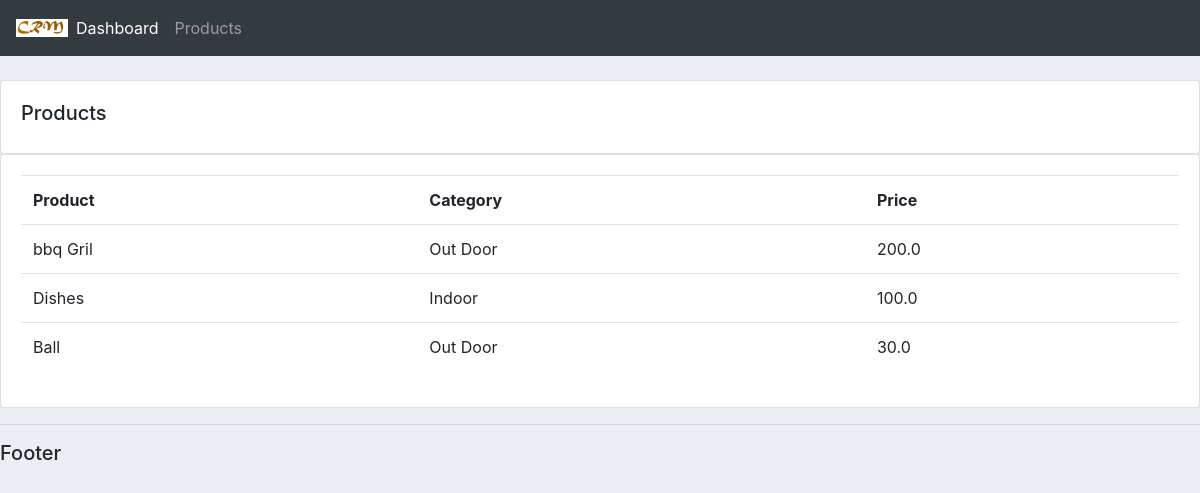
Screenshot of /products/ with the database file from the repository.
### accounts/models.py (models this page shows, shortened)
class Products(models.Model):
    CATEGORY=(
        ('Indoor', 'Indoor'),
        ('Out Door', 'Out Door'),
    )
    name=models.CharField(max_length=200, null=True)
    price=models.FloatField(null=True)
    category=models.CharField(max_length=200, null=True, choices=CATEGORY)
    description=models.CharField(max_length=200, null=True)
    date_created=models.DateTimeField(auto_now_add=True, null=True)
    tags=models.ManyToManyField(Tag)

### accounts/views.py (the view)
# urls.py: path('products/', views.products, name='products'),
def products(request):
    products = Products.objects.all()
    return render(request, 'accounts/products.html', {"products": products})

### templates/accounts/products.html
{% extends 'base.html' %}
{% block content %}
<br/>
<div class="row">
    <div class="col-md">
        <div class="card card-body">
            <h5>Products</h5>
        </div>
        <div class="card card-body">
            <table class="table">
                <tr>
                    <th>Product</th>
                    <th>Category</th>
                    <th>Price</th>
                </tr>
                {% for product in products %}
                <tr>
                   <td> {{product.name}}</td>
                   <td> {{product.category}}</td>
                   <td> {{product.price}}</td>
                </tr>
                {% endfor %}
            </table>
        </div>
    </div>
</div>
{% endblock content %}

### static/css/main.css (style rules this page uses)
body { background-color: #ebeff5; }

### rows the page displays
Products: name "bbq Gril", category "Out Door", price "200.0"
Products: name "Dishes", category "Indoor", price "100.0"
Products: name "Ball", category "Out Door", price "30.0"
